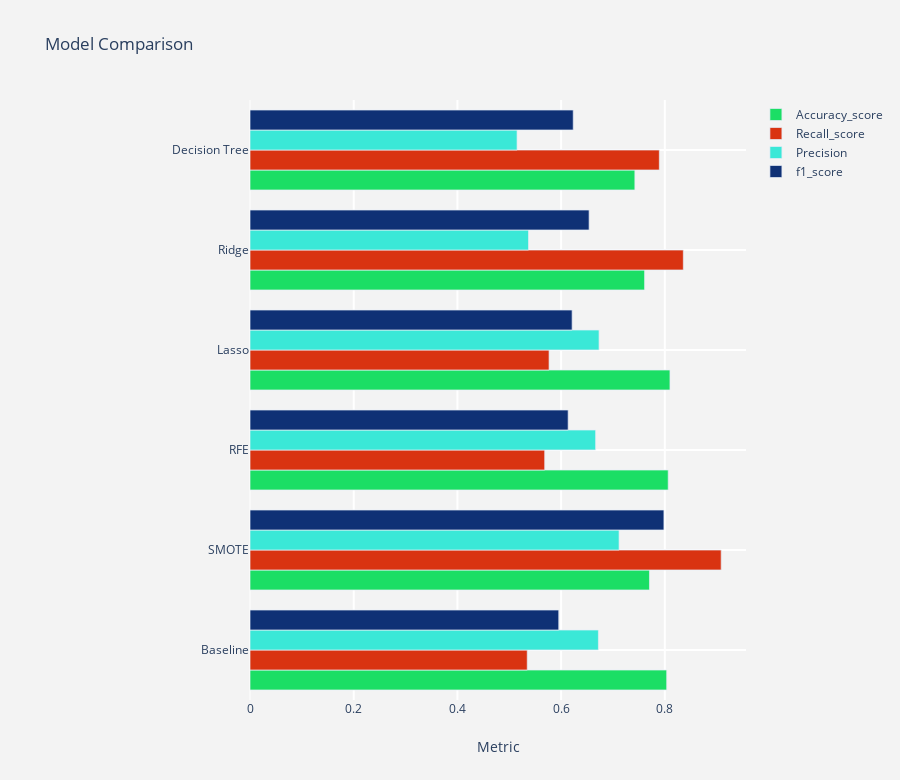

Notebook code cell kept with this figure:
### Code cell
model_performances

layout = go.Layout(dict(title = "Model Comparison",
                        plot_bgcolor  = "rgb(243,243,243)",
                        paper_bgcolor = "rgb(243,243,243)",
                        xaxis = dict(gridcolor = 'rgb(255, 255, 255)',
                                     title = "Metric",
                                     zerolinewidth=1,
                                     ticklen=5,gridwidth=2),
                        yaxis = dict(gridcolor = 'rgb(255, 255, 255)',
                                     zerolinewidth=1,ticklen=5,gridwidth=2),
                        margin = dict(l = 250),
                        height = 780))

trace1  = model_compare("Accuracy_score","#1bde65")
trace2  = model_compare('Recall_score',"#d93311")
trace3  = model_compare('Precision',"#3ae8d7")
trace4  = model_compare('f1_score',"#0f3175")

data = [trace1,trace2,trace3,trace4]
fig = go.Figure(data=data,layout=layout)
py.iplot(fig)

### Figure 1 — Plotly figure (JSON) as saved in the notebook; plotly's stock layout.template omitted (floating-point values rounded to 4 significant figures)
{"data": [{"marker": {"color": "#1bde65", "line": {"width": 0.7}}, "name": "Accuracy_score", "orientation": "h", "type": "bar", "x": [0.8038, 0.7705, 0.8066, 0.81, 0.7611, 0.7423], "y": ["Baseline", "SMOTE", "RFE", "Lasso", "Ridge", "Decision Tree"]}, {"marker": {"color": "#d93311", "line": {"width": 0.7}}, "name": "Recall_score", "orientation": "h", "type": "bar", "x": [0.5347, 0.9088, 0.5684, 0.5768, 0.8358, 0.7895], "y": ["Baseline", "SMOTE", "RFE", "Lasso", "Ridge", "Decision Tree"]}, {"marker": {"color": "#3ae8d7", "line": {"width": 0.7}}, "name": "Precision", "orientation": "h", "type": "bar", "x": [0.672, 0.7118, 0.6667, 0.6732, 0.5372, 0.5151], "y": ["Baseline", "SMOTE", "RFE", "Lasso", "Ridge", "Decision Tree"]}, {"marker": {"color": "#0f3175", "line": {"width": 0.7}}, "name": "f1_score", "orientation": "h", "type": "bar", "x": [0.5955, 0.7984, 0.6136, 0.6213, 0.654, 0.6234], "y": ["Baseline", "SMOTE", "RFE", "Lasso", "Ridge", "Decision Tree"]}], "layout": {"height": 780, "margin": {"l": 250}, "paper_bgcolor": "rgb(243,243,243)", "plot_bgcolor": "rgb(243,243,243)", "title": {"text": "Model Comparison"}, "xaxis": {"gridcolor": "rgb(255, 255, 255)", "gridwidth": 2, "ticklen": 5, "title": {"text": "Metric"}, "zerolinewidth": 1}, "yaxis": {"gridcolor": "rgb(255, 255, 255)", "gridwidth": 2, "ticklen": 5, "zerolinewidth": 1}}}
